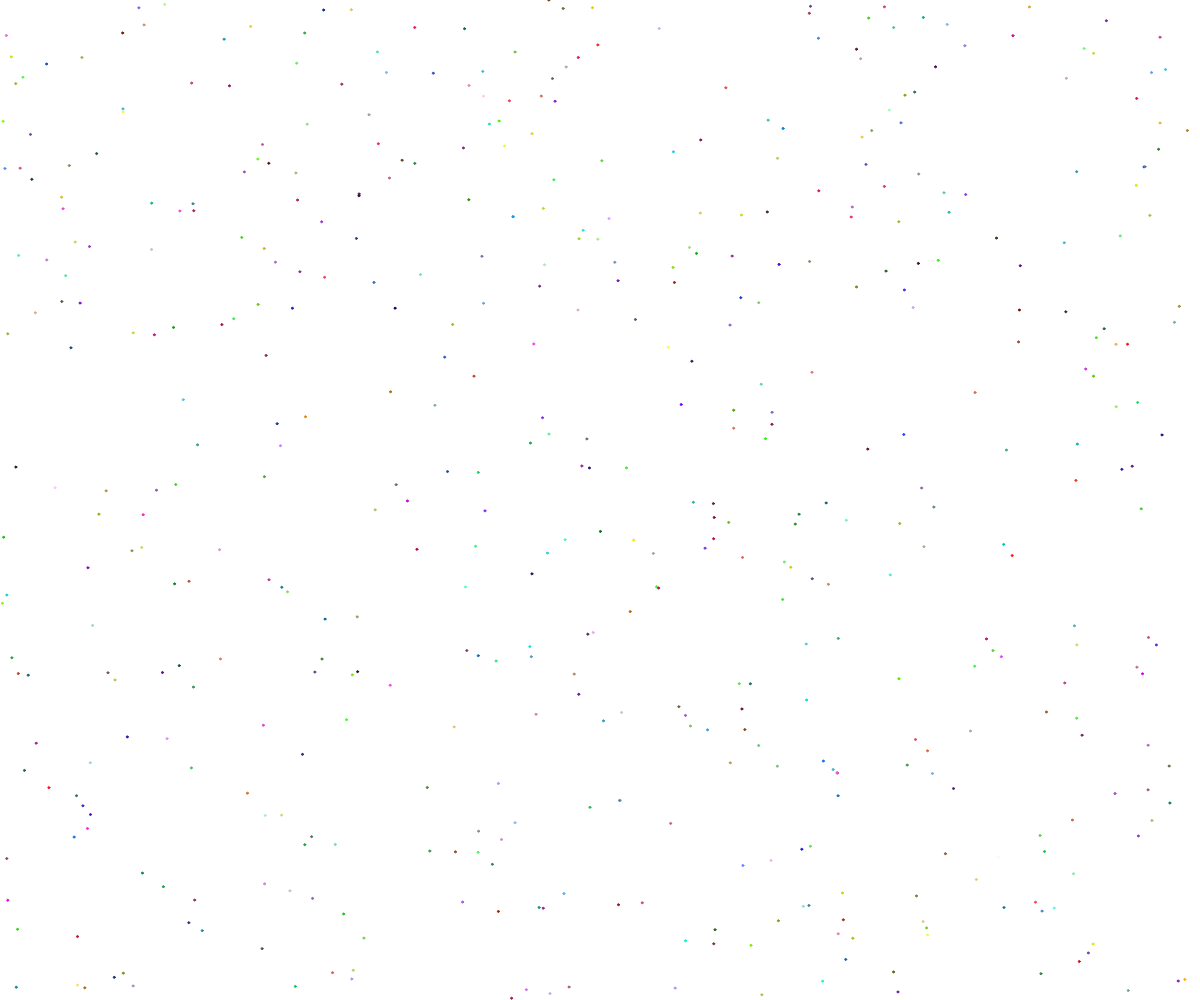
Frame 1 (no input)
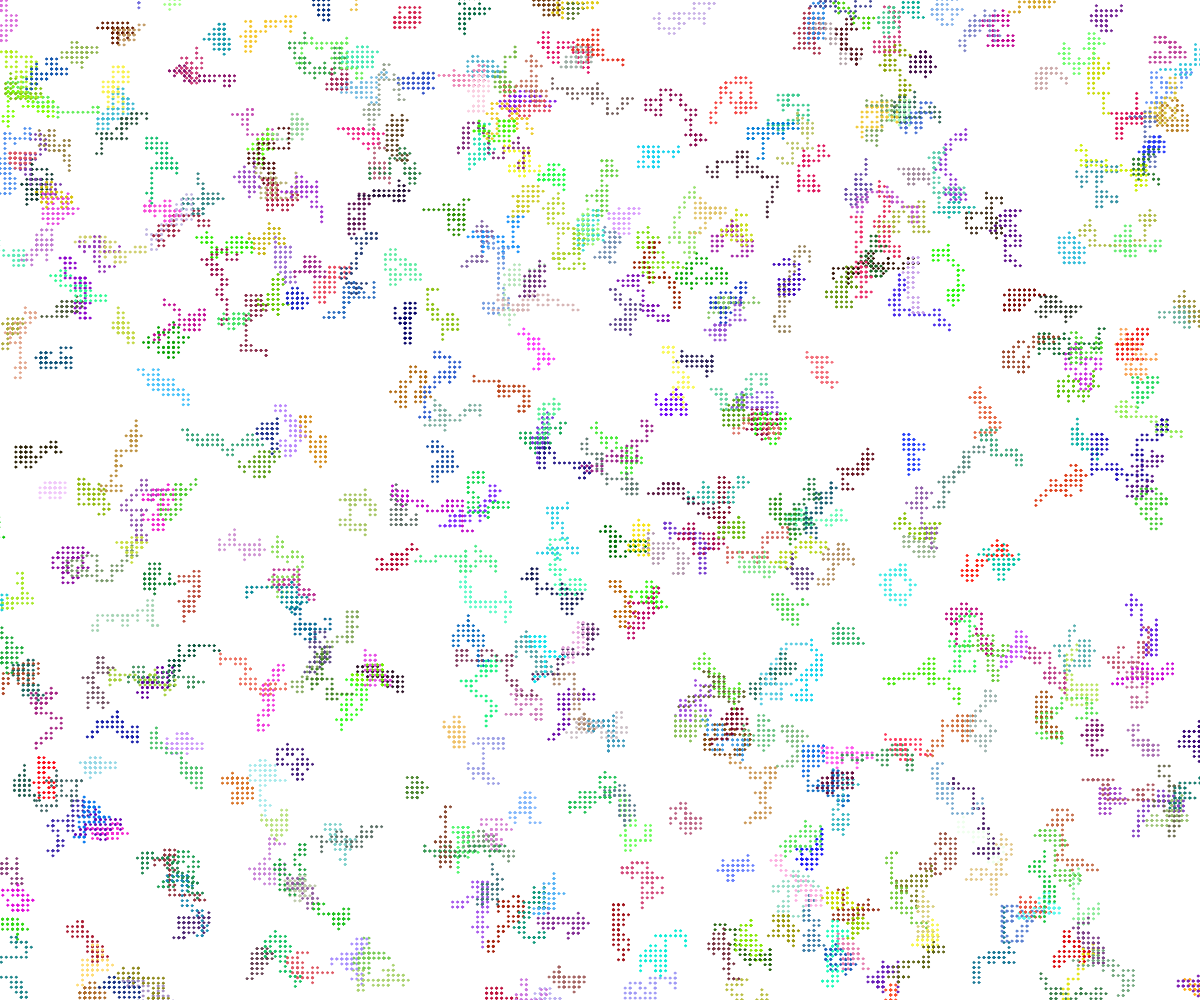
Frame 60 (no input)
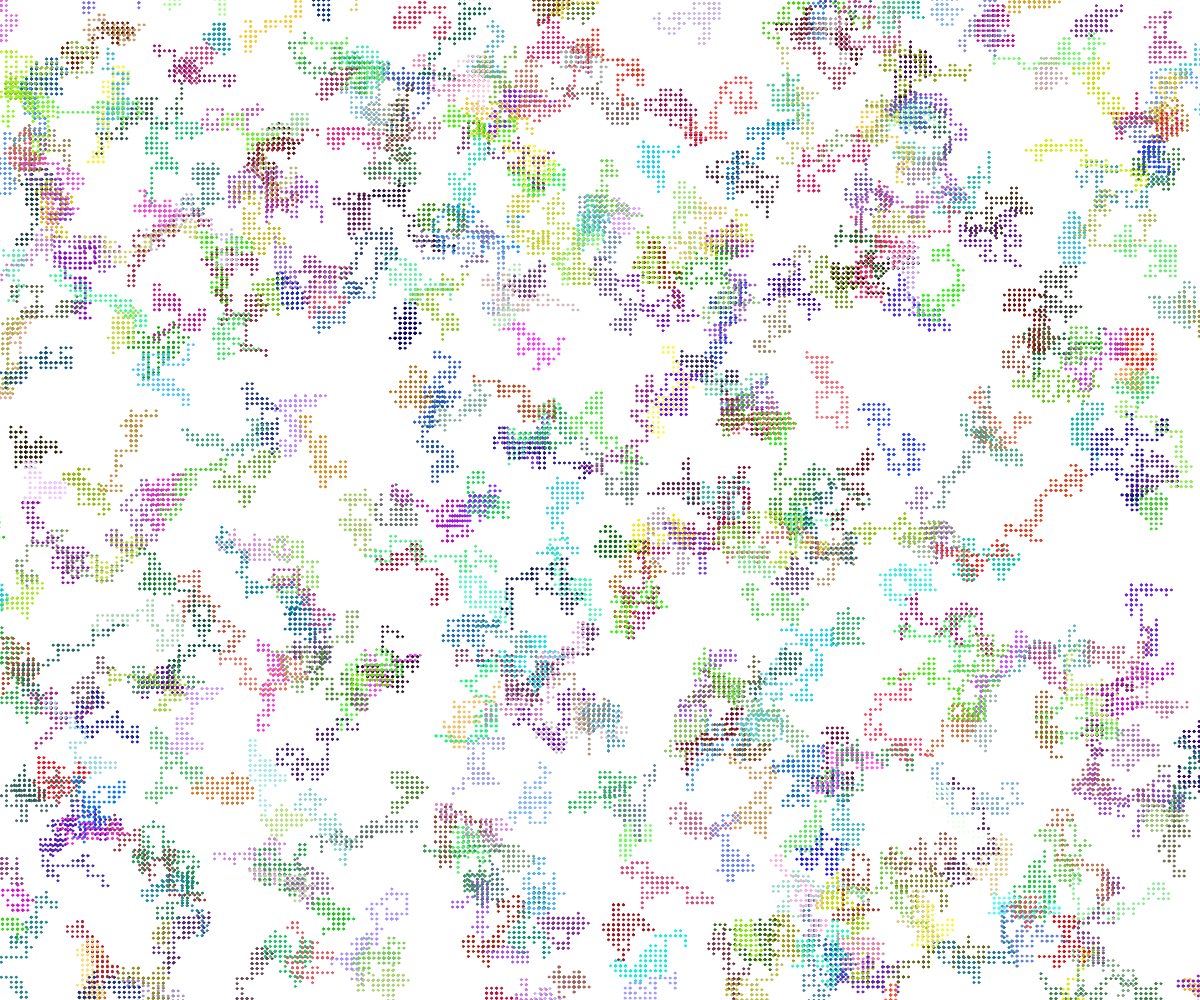
Frame 120 (the mouse pressed at the canvas centre since frame 60)

The p5.js sketch that drew these frames (run headless with seeded random() and noise() and a simulated clock; from frame 60 on, the mouse is pressed at the canvas centre):

// p5.js sketch
// ── sketch.js
// Walker OOP Demo

class Walker {
  constructor(x, y, someColor, someSpeed) {
    this.x = x;
    this.y = y;
    this.color = someColor;
    this.speed = someSpeed;
  }

  display() {
    fill(this.color);
    stroke(this.color);
    ellipse(this.x, this.y, 2, 2);
  }

  move() {
    let choice = random(100);
    if (choice < 25) {
      //up
      this.y -= this.speed;
    }
    else if (choice < 50) {
      //down
      this.y += this.speed;
    }
    else if (choice < 75) {
      //left
      this.x -= this.speed;
    }
    else {
      //right
      this.x += this.speed;
    }
  }
}

let theWalkers = [];
// let andrew;
// let kenny;
// let alina;

function setup() {
  createCanvas(windowWidth, windowHeight);
  for (let i=0; i<500; i++) {
    let someWalker = new Walker(random(width), random(height), color(random(255), random(255), random(255)), 5);
    theWalkers.push(someWalker);
  }
  // andrew = new Walker(width/2, height/2, "purple", 5);
  // kenny = new Walker(100, 100, "black", 5);
  // alina = new Walker(500, 400, "red", 10);
}

function draw() {
  for (let i=0; i<theWalkers.length; i++) {
    theWalkers[i].move();
    theWalkers[i].display();
  }

  // andrew.move();
  // kenny.move();
  // alina.move();

  // andrew.display();
  // kenny.display();
  // alina.display();
}
